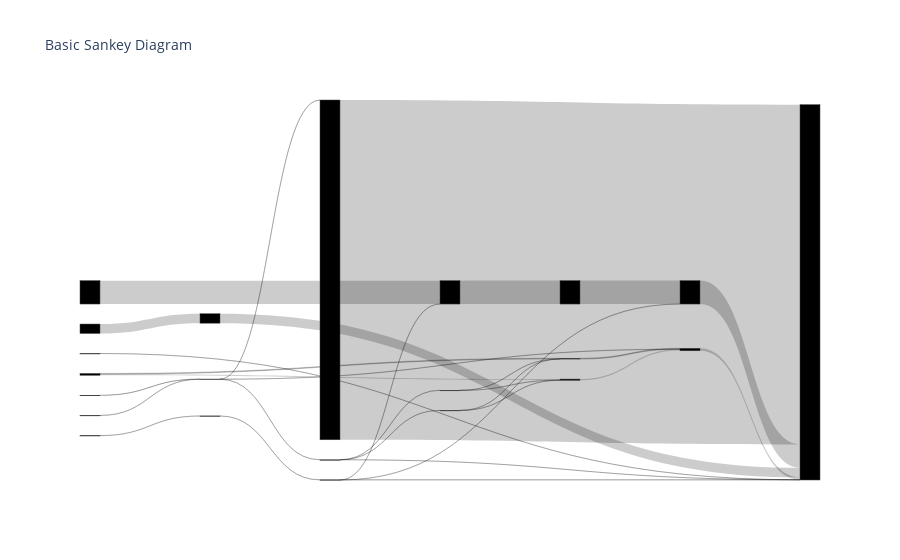

This figure's notebook cell:
### Code cell
links = dict(
    source = [edge["from"] for edge in trav['edges']],
    target = [edge["to"] for edge in trav['edges']],
    value = [-edge["impact_neg"] for edge in trav['edges']]
)
fig = go.Figure(data=[go.Sankey(
    link = links
)])

fig.update_layout(title_text="Basic Sankey Diagram", font_size=10)
fig.show()

### Figure 1 — Plotly figure (JSON) as saved in the notebook; plotly's stock layout.template omitted (floating-point values rounded to 4 significant figures)
{"data": [{"link": {"source": [8136, 4040, 9804, 9946, 13946, 14409, 15337, 16404, 12886, 15009, 18854, 11250, 11726, 11168, 18139, 18640, 18854, 3149, 8000, 18854, 5074, 17197, 9804, 11168, 18139, 18640, 11864, 14409, 7881, 6411, 14409, 9804], "target": [-1, 8136, 8136, 8136, 8136, 8136, 8136, 8136, 16404, 16404, 16404, 18854, 18854, 12886, 12886, 12886, 4040, 9946, 15337, 9804, 14409, 5074, 18640, 15009, 15009, 15009, 13946, 13946, 11864, 7881, 7881, 11168], "value": [0.004199, 0.003797, 4.586e-08, 6.676e-08, 0.0002619, 2.517e-06, 0.0001055, 2.744e-05, 1.425e-05, 9.036e-06, 2.268e-06, 1.237e-06, 1.514e-06, 6.648e-07, 1.18e-05, 8.315e-07, 4.257e-07, 0, 0.0001055, 2.821e-09, 2.268e-06, 2.268e-06, 8.667e-12, 2.859e-07, 8.102e-06, 3.595e-07, 0.0002617, 3.421e-09, 0.0002616, 0.0002615, 5.495e-09, 9.751e-12]}, "type": "sankey"}], "layout": {"font": {"size": 10}, "title": {"text": "Basic Sankey Diagram"}}}
